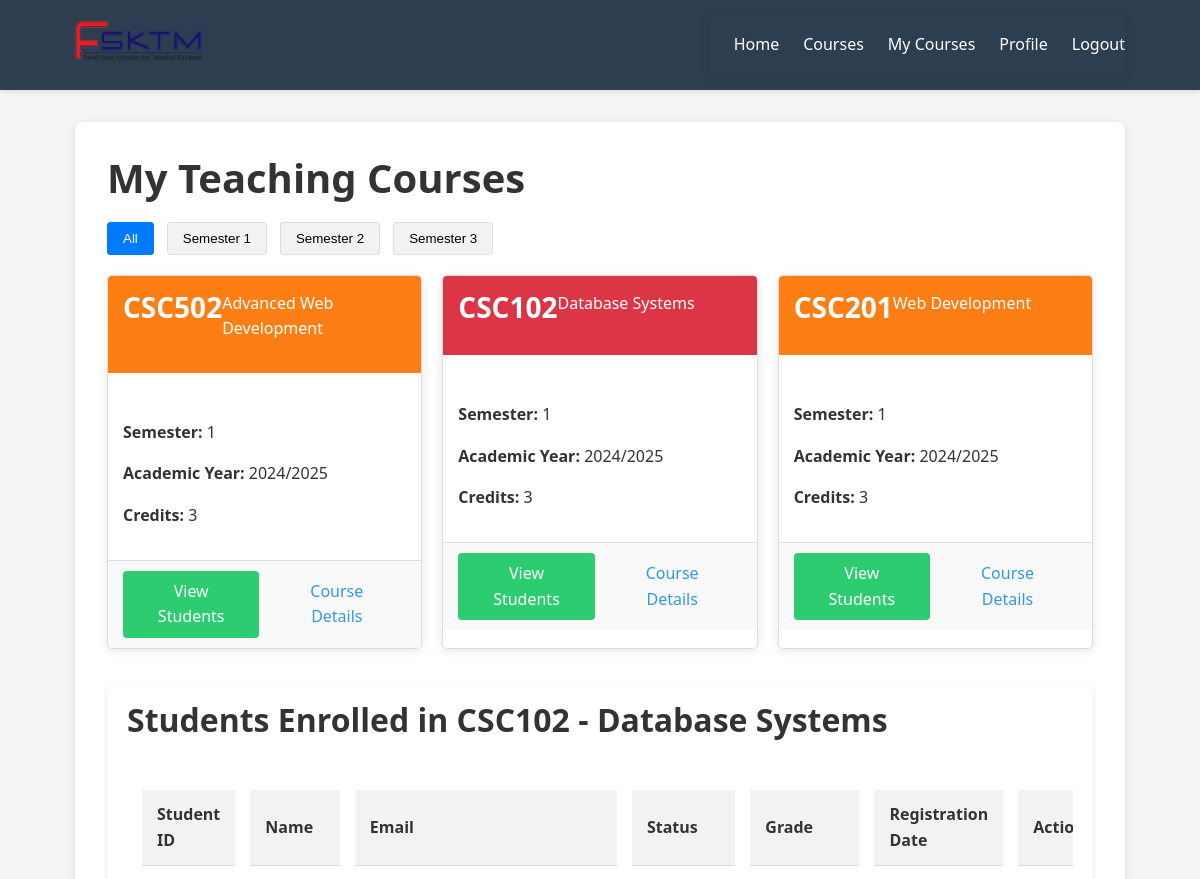
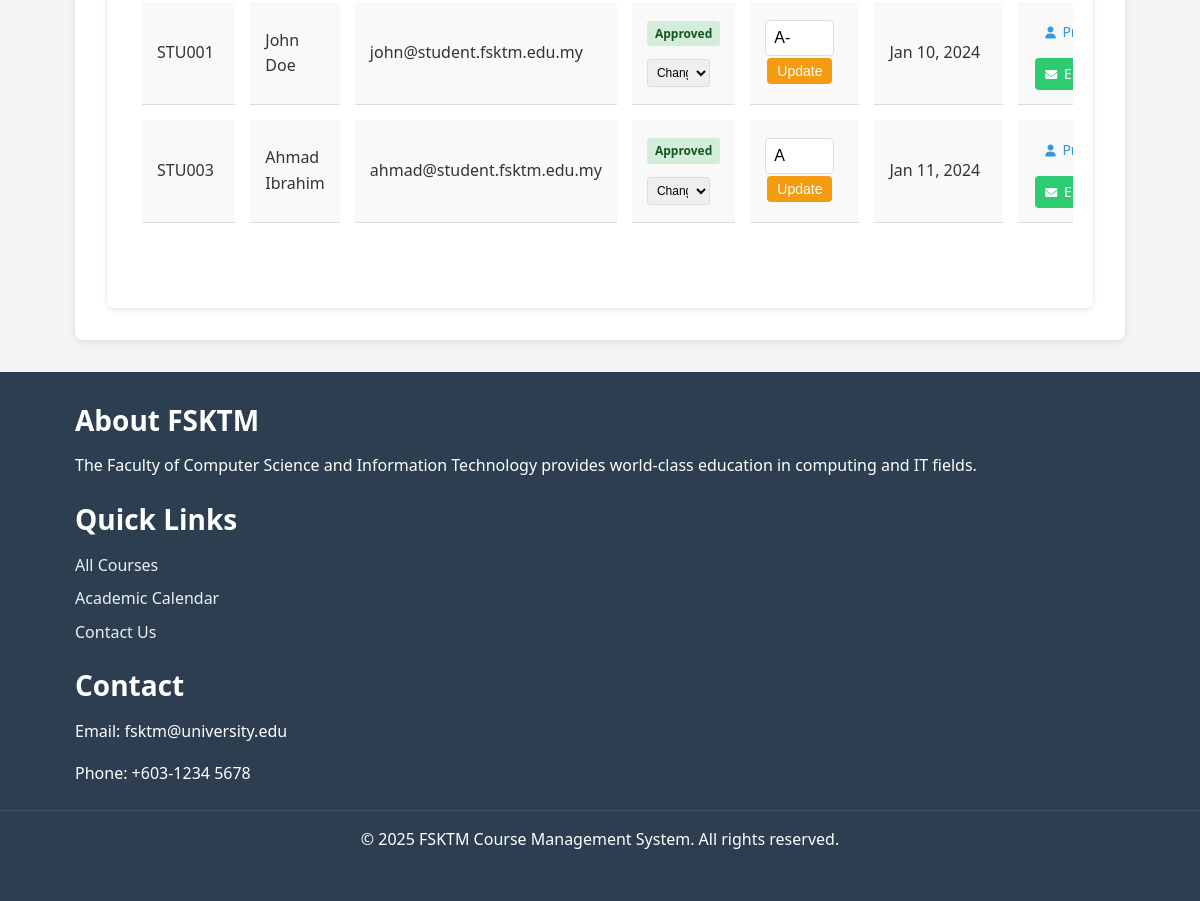
Page /pages/my-courses.php?course_id=2 (signed in) on the committed database (2 pictures, top to bottom).
### tables this page shows
CREATE TABLE `courses` (
  `course_id` int(11) NOT NULL,
  `course_code` varchar(10) NOT NULL,
  `course_name` varchar(100) NOT NULL,
  `description` text DEFAULT NULL,
  `credits` int(11) NOT NULL DEFAULT 3,
  `semester` enum('1','2','3') NOT NULL,
  `academic_year` varchar(9) NOT NULL,
  `max_students` int(11) DEFAULT 40,
  `current_enrolled` int(11) DEFAULT 0,
  `instructor_id` int(11) DEFAULT NULL,
  `schedule_day` varchar(20) DEFAULT NULL,
  `schedule_time` varchar(50) DEFAULT NULL,
  `classroom` varchar(20) DEFAULT NULL,
  `course_image` varchar(255) DEFAULT 'default-course.jpg',
  `prerequisites` text DEFAULT NULL,
  `category_id` int(11) DEFAULT NULL,
  `is_active` tinyint(1) DEFAULT 1,
  `created_at` timestamp NOT NULL DEFAULT current_timestamp(),
  `updated_at` timestamp NOT NULL DEFAULT current_timestamp() ON UPDATE current_timestamp()
);

CREATE TABLE `registrations` (
  `registration_id` int(11) NOT NULL,
  `user_id` int(11) NOT NULL,
  `course_id` int(11) NOT NULL,
  `registration_date` timestamp NOT NULL DEFAULT current_timestamp(),
  `status` enum('pending','approved','rejected','dropped','completed') DEFAULT 'pending',
  `grade` varchar(3) DEFAULT NULL,
  `attendance_percentage` decimal(5,2) DEFAULT 0.00,
  `final_marks` decimal(5,2) DEFAULT 0.00,
  `notes` text DEFAULT NULL
);

CREATE TABLE `users` (
  `user_id` int(11) NOT NULL,
  `username` varchar(50) NOT NULL,
  `email` varchar(100) NOT NULL,
  `password` varchar(255) NOT NULL,
  `first_name` varchar(50) NOT NULL,
  `last_name` varchar(50) NOT NULL,
  `user_type` enum('student','lecturer','admin') DEFAULT 'student',
  `profile_picture` varchar(255) DEFAULT 'default-avatar.png',
  `phone` varchar(20) DEFAULT NULL,
  `date_of_birth` date DEFAULT NULL,
  `student_id` varchar(20) DEFAULT NULL,
  `staff_id` varchar(20) DEFAULT NULL,
  `address` text DEFAULT NULL,
  `department` varchar(100) DEFAULT NULL,
  `created_at` timestamp NOT NULL DEFAULT current_timestamp(),
  `updated_at` timestamp NOT NULL DEFAULT current_timestamp() ON UPDATE current_timestamp(),
  `is_active` tinyint(1) DEFAULT 1,
  `last_login` timestamp NULL DEFAULT NULL
);

### includes/functions.php (called while the page is built, shortened)
<?php
function isLoggedIn() {
    return isset($_SESSION['user_id']);
}
function isLecturer() {
    return isLoggedIn() && $_SESSION['user_type'] === ROLE_LECTURER;
}
function isStudent() {
    return isLoggedIn() && $_SESSION['user_type'] === ROLE_STUDENT;
}
?>

### pages/my-courses.php (the view, shortened to what this page needs)
<?php
require_once '../includes/functions.php';
$db = new Database();
$conn = $db->getConnection();
$courses = [];
$students = [];
$selected_course = null;
if (isStudent()) {
    $query = "SELECT r.*, c.course_code, c.course_name, c.credits, c.semester, c.academic_year,
                     u.first_name, u.last_name, cc.category_name, cc.color_code
              FROM registrations r
              JOIN courses c ON r.course_id = c.course_id
              LEFT JOIN users u ON c.instructor_id = u.user_id
              LEFT JOIN course_categories cc ON c.category_id = cc.category_id
              WHERE r.user_id = ?
              ORDER BY c.semester, c.course_name";
    $stmt = $conn->prepare($query);
    if ($stmt) {
        $stmt->bind_param("i", $_SESSION['user_id']);
        $stmt->execute();
        $result = $stmt->get_result();
        $courses = $result->fetch_all(MYSQLI_ASSOC);
        $stmt->close();
    }
} elseif (isLecturer() || isAdmin()) {
    $query = "SELECT c.*, cc.category_name, cc.color_code
              FROM courses c
              LEFT JOIN course_categories cc ON c.category_id = cc.category_id
              WHERE c.instructor_id = ?
              ORDER BY c.semester, c.course_name";
    $stmt = $conn->prepare($query);
    if ($stmt) {
        $stmt->bind_param("i", $_SESSION['user_id']);
        $stmt->execute();
        $result = $stmt->get_result();
        $courses = $result->fetch_all(MYSQLI_ASSOC);
    }
    if (isset($_GET['course_id'])) {
        $course_id = filter_input(INPUT_GET, 'course_id', FILTER_SANITIZE_NUMBER_INT);
        $query = "SELECT r.registration_id, r.status, r.grade, r.registration_date,
                         u.user_id, u.first_name, u.last_name, u.email, u.student_id
                  FROM registrations r
                  JOIN users u ON r.user_id = u.user_id
                  WHERE r.course_id = ?
                  ORDER BY u.last_name, u.first_name";
        $stmt = $conn->prepare($query);
        if ($stmt) {
            $stmt->bind_param("i", $course_id);
            $stmt->execute();
            $result = $stmt->get_result();
            $students = $result->fetch_all(MYSQLI_ASSOC);
        }
        foreach ($courses as $course) {
            if ($course['course_id'] == $course_id) {
                $selected_course = $course;
                break;
            }
        }
    }
}
$pageTitle = isStudent() ? "My Courses" : "My Teaching Courses";
include '../includes/header.php';
?>
<div class="my-courses-container">
    <h1><?php echo $pageTitle; ?></h1>
    <?php if (empty($courses)): ?>
        <div class="no-courses">
            <p>You are not currently <?php echo isStudent() ? 'registered for' : 'teaching'; ?> any courses.</p>
            <a href="<?php echo BASE_URL; ?>/pages/courses.php" class="btn btn-primary">Browse Courses</a>
        </div>
    <?php else: ?>
        <?php if (isLecturer() || isAdmin()): ?>
            <div class="semester-tabs">
                <button class="tab-btn active" onclick="filterCourses('all')">All</button>
                <button class="tab-btn" onclick="filterCourses('1')">Semester 1</button>
                <button class="tab-btn" onclick="filterCourses('2')">Semester 2</button>
                <button class="tab-btn" onclick="filterCourses('3')">Semester 3</button>
            </div>
        <?php endif; ?>
        <div class="course-grid">
            <?php foreach ($courses as $course): ?>
                <div class="course-card" data-semester="<?php echo $course['semester']; ?>">
                    <div class="course-header" style="background-color: <?php echo $course['color_code'] ?? '#007bff'; ?>">
                        <h3><?php echo $course['course_code']; ?></h3>
                        <p><?php echo $course['course_name']; ?></p>
                    </div>
                    <div class="course-body">
                        <p><strong>Semester:</strong> <?php echo $course['semester']; ?></p>
                        <p><strong>Academic Year:</strong> <?php echo $course['academic_year']; ?></p>
                        <p><strong>Credits:</strong> <?php echo $course['credits']; ?></p>
                    </div>
                    <div class="course-actions">
                        <?php if (isStudent()): ?>
                            <a href="<?php echo BASE_URL; ?>/pages/course-details.php?id=<?php echo $course['course_id']; ?>" class="btn btn-secondary">View</a>
                            <?php if (isset($course['status']) && $course['status'] === 'pending'): ?>
                                <a href="<?php echo BASE_URL; ?>/api/registration-api.php?action=cancel&id=<?php echo $course['registration_id']; ?>" class="btn btn-danger" onclick="return confirm('Are you sure you want to cancel this registration?')">Cancel</a>
                            <?php endif; ?>
                        <?php else: ?>
                            <a href="<?php echo BASE_URL; ?>/pages/my-courses.php?course_id=<?php echo $course['course_id']; ?>" class="btn btn-secondary">View Students</a>
                            <a href="<?php echo BASE_URL; ?>/pages/course-details.php?id=<?php echo $course['course_id']; ?>" class="btn btn-info">Course Details</a>
                        <?php endif; ?>
                    </div>
                </div>
            <?php endforeach; ?>
        </div>
        <?php if ((isLecturer() || isAdmin()) && $selected_course): ?>
            <div class="student-list-container">
                <h2>Students Enrolled in <?php echo $selected_course['course_code'] . ' - ' . $selected_course['course_name']; ?></h2>
                <?php if (empty($students)): ?>
                    <p>No students are currently enrolled in this course.</p>
                <?php else: ?>
                    <div class="table-responsive">
                        <table class="student-table">
                            <thead>
                                <tr>
                                    <th>Student ID</th>
                                    <th>Name</th>
                                    <th>Email</th>
                                    <th>Status</th>
                                    <th>Grade</th>
                                    <th>Registration Date</th>
                                    <th>Actions</th>
                                </tr>
                            </thead>
                            <tbody>
                                <?php foreach ($students as $student): ?>
                                    <tr>
                                        <td><?php echo $student['student_id']; ?></td>
                                        <td><?php echo $student['first_name'] . ' ' . $student['last_name']; ?></td>
                                        <td><?php echo $student['email']; ?></td>
                                        <td>
                                            <div class="status-container">
                                                <div class="current-status">
                                                    <span class="status-badge <?php echo strtolower($student['status']); ?>">
                                                        <?php echo ucfirst($student['status']); ?>
                                                    </span>
                                                </div>
                                                <div class="status-actions">
                                                    <form class="status-form" method="POST" action="" style="display: inline;">
                                                        <select name="status" class="status-select" onchange="confirmStatusChange(this)">
                                                            <option value="" disabled selected>Change Status</option>
                                                        </select>
                                                    </form>
                                                </div>
                                            </div>
                                        </td>
                                        <td>
                                            <form class="grade-form" method="POST" action="">
                                                <input type="text" name="grade" class="grade-input" value="<?php echo !empty($student['grade']) ? $student['grade'] : ''; ?>" placeholder="Grade">
                                                <button type="submit" name="update_grade" class="btn btn-sm btn-warning">Update</button>
                                            </form>
                                        </td>
                                        <td><?php echo date('M d, Y', strtotime($student['registration_date'])); ?></td>
                                        <td>
                                            <div class="action-buttons">
                                                <a href="<?php echo BASE_URL; ?>/pages/student/student-profile.php?id=<?php echo $student['user_id']; ?>"
                                                   class="btn btn-sm btn-info"
                                                   title="View <?php echo $student['first_name']; ?>'s Profile">
                                                    <i class="fa fa-user"></i> Profile
                                                </a>
                                                <a href="mailto:<?php echo $student['email']; ?>"
                                                   class="btn btn-sm btn-secondary"
                                                   title="Email <?php echo $student['first_name']; ?>">
                                                    <i class="fa fa-envelope"></i> Email
                                                </a>
                                            </div>
                                        </td>
                                    </tr>
                                <?php endforeach; ?>
                            </tbody>
                        </table>
                    </div>
                <?php endif; ?>
            </div>
        <?php endif; ?>
    <?php endif; ?>
</div>
<?php include '../includes/footer.php'; ?>

### rows in the picture
courses: course_code "CSC502", course_name "Advanced Web Development", semester "1", academic_year "2024/2025", credits "3"
courses: course_code "CSC102", course_name "Database Systems", semester "1", academic_year "2024/2025", credits "3"
courses: course_code "CSC201", course_name "Web Development", semester "1", academic_year "2024/2025", credits "3"
registrations: user.student_id "STU001", user.first_name "John", user.last_name "Doe", user.email "john@student.fsktm.edu.my", status "Approved", grade "A-", registration_date "Jan 10, 2024"
registrations: user.student_id "STU003", user.first_name "Ahmad", user.last_name "Ibrahim", user.email "ahmad@student.fsktm.edu.my", status "Approved", grade "A", registration_date "Jan 11, 2024"

### other values in the picture
$pageTitle "My Teaching Courses"
